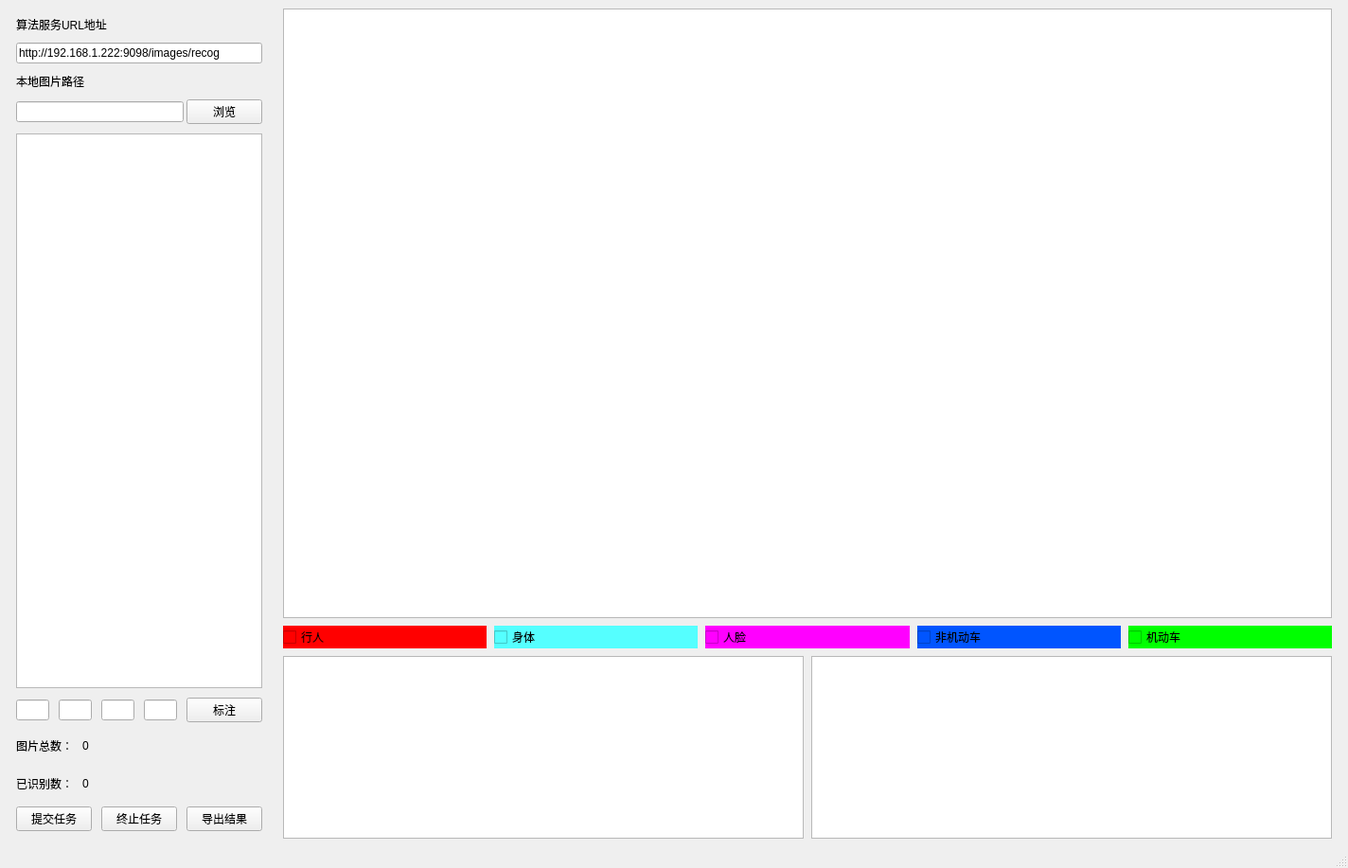
<?xml version="1.0" encoding="UTF-8"?>
<ui version="4.0">
 <class>IOESDemo</class>
 <widget class="QMainWindow" name="IOESDemo">
  <property name="geometry">
   <rect>
    <x>0</x>
    <y>0</y>
    <width>1424</width>
    <height>917</height>
   </rect>
  </property>
  <property name="windowTitle">
   <string>IOESDemo</string>
  </property>
  <widget class="QWidget" name="centralwidget">
   <property name="enabled">
    <bool>true</bool>
   </property>
   <layout class="QVBoxLayout" name="verticalLayout_3">
    <item>
     <layout class="QHBoxLayout" name="horizontalLayout_6" stretch="0,1">
      <property name="sizeConstraint">
       <enum>QLayout::SetFixedSize</enum>
      </property>
      <item>
       <layout class="QVBoxLayout" name="verticalLayout" stretch="0,0,0,0,20,0,1,1,1">
        <property name="spacing">
         <number>10</number>
        </property>
        <property name="sizeConstraint">
         <enum>QLayout::SetFixedSize</enum>
        </property>
        <property name="leftMargin">
         <number>8</number>
        </property>
        <property name="topMargin">
         <number>8</number>
        </property>
        <property name="rightMargin">
         <number>8</number>
        </property>
        <property name="bottomMargin">
         <number>8</number>
        </property>
        <item>
         <widget class="QLabel" name="label">
          <property name="text">
           <string>算法服务URL地址</string>
          </property>
         </widget>
        </item>
        <item>
         <widget class="QLineEdit" name="edtURL">
          <property name="text">
           <string>http://192.168.1.222:9098/images/recog</string>
          </property>
         </widget>
        </item>
        <item>
         <widget class="QLabel" name="label_2">
          <property name="text">
           <string>本地图片路径</string>
          </property>
         </widget>
        </item>
        <item>
         <layout class="QHBoxLayout" name="horizontalLayout_3" stretch="1,0">
          <property name="spacing">
           <number>3</number>
          </property>
          <item>
           <widget class="QLineEdit" name="edtImagePath">
            <property name="text">
             <string/>
            </property>
            <property name="readOnly">
             <bool>true</bool>
            </property>
           </widget>
          </item>
          <item>
           <widget class="QPushButton" name="btnBraws">
            <property name="text">
             <string>浏览</string>
            </property>
           </widget>
          </item>
         </layout>
        </item>
        <item>
         <widget class="QListWidget" name="listImages"/>
        </item>
        <item>
         <layout class="QHBoxLayout" name="horizontalLayout_9">
          <property name="sizeConstraint">
           <enum>QLayout::SetMinimumSize</enum>
          </property>
          <item>
           <widget class="QLineEdit" name="edtX">
            <property name="sizePolicy">
             <sizepolicy hsizetype="Ignored" vsizetype="Fixed">
              <horstretch>0</horstretch>
              <verstretch>0</verstretch>
             </sizepolicy>
            </property>
            <property name="statusTip">
             <string extracomment="x"/>
            </property>
            <property name="inputMethodHints">
             <set>Qt::ImhPreferNumbers</set>
            </property>
           </widget>
          </item>
          <item>
           <widget class="QLineEdit" name="edtY">
            <property name="sizePolicy">
             <sizepolicy hsizetype="Ignored" vsizetype="Fixed">
              <horstretch>0</horstretch>
              <verstretch>0</verstretch>
             </sizepolicy>
            </property>
            <property name="minimumSize">
             <size>
              <width>0</width>
              <height>0</height>
             </size>
            </property>
            <property name="statusTip">
             <string extracomment="y"/>
            </property>
            <property name="inputMethodHints">
             <set>Qt::ImhPreferNumbers</set>
            </property>
           </widget>
          </item>
          <item>
           <widget class="QLineEdit" name="edtW">
            <property name="sizePolicy">
             <sizepolicy hsizetype="Ignored" vsizetype="Fixed">
              <horstretch>0</horstretch>
              <verstretch>0</verstretch>
             </sizepolicy>
            </property>
            <property name="statusTip">
             <string extracomment="w"/>
            </property>
            <property name="inputMethodHints">
             <set>Qt::ImhPreferNumbers</set>
            </property>
           </widget>
          </item>
          <item>
           <widget class="QLineEdit" name="edtH">
            <property name="sizePolicy">
             <sizepolicy hsizetype="Ignored" vsizetype="Fixed">
              <horstretch>0</horstretch>
              <verstretch>0</verstretch>
             </sizepolicy>
            </property>
            <property name="statusTip">
             <string extracomment="h"/>
            </property>
            <property name="inputMethodHints">
             <set>Qt::ImhPreferNumbers</set>
            </property>
            <property name="text">
             <string/>
            </property>
           </widget>
          </item>
          <item>
           <widget class="QPushButton" name="btnMarkRect">
            <property name="text">
             <string>标注</string>
            </property>
           </widget>
          </item>
         </layout>
        </item>
        <item>
         <layout class="QHBoxLayout" name="horizontalLayout_7" stretch="0,1">
          <item>
           <widget class="QLabel" name="label_6">
            <property name="text">
             <string>图片总数：</string>
            </property>
           </widget>
          </item>
          <item>
           <widget class="QLabel" name="lblTotalImageNum">
            <property name="text">
             <string>0</string>
            </property>
           </widget>
          </item>
         </layout>
        </item>
        <item>
         <layout class="QHBoxLayout" name="horizontalLayout_2" stretch="0,1">
          <item>
           <widget class="QLabel" name="label_3">
            <property name="text">
             <string>已识别数：</string>
            </property>
           </widget>
          </item>
          <item>
           <widget class="QLabel" name="lblParsedImageNumber">
            <property name="text">
             <string>0</string>
            </property>
           </widget>
          </item>
         </layout>
        </item>
        <item>
         <layout class="QHBoxLayout" name="horizontalLayout">
          <item>
           <widget class="QPushButton" name="btnStartTask">
            <property name="text">
             <string>提交任务</string>
            </property>
           </widget>
          </item>
          <item>
           <widget class="QPushButton" name="btnStopTask">
            <property name="text">
             <string>终止任务</string>
            </property>
           </widget>
          </item>
          <item>
           <widget class="QPushButton" name="btnDumpResult">
            <property name="text">
             <string>导出结果</string>
            </property>
           </widget>
          </item>
         </layout>
        </item>
       </layout>
      </item>
      <item>
       <layout class="QVBoxLayout" name="verticalLayout_2" stretch="10,0,3">
        <property name="spacing">
         <number>8</number>
        </property>
        <property name="sizeConstraint">
         <enum>QLayout::SetFixedSize</enum>
        </property>
        <property name="leftMargin">
         <number>8</number>
        </property>
        <property name="topMargin">
         <number>0</number>
        </property>
        <property name="rightMargin">
         <number>8</number>
        </property>
        <property name="bottomMargin">
         <number>0</number>
        </property>
        <item>
         <widget class="QGraphicsView" name="gvPreview"/>
        </item>
        <item>
         <layout class="QHBoxLayout" name="horizontalLayout_4">
          <item>
           <widget class="QCheckBox" name="cbxPerson">
            <property name="autoFillBackground">
             <bool>false</bool>
            </property>
            <property name="styleSheet">
             <string notr="true">background-color: rgb(255, 0, 0);</string>
            </property>
            <property name="text">
             <string>行人</string>
            </property>
           </widget>
          </item>
          <item>
           <widget class="QCheckBox" name="cbxBody">
            <property name="styleSheet">
             <string notr="true">background-color: rgb(85, 255, 255);</string>
            </property>
            <property name="text">
             <string>身体</string>
            </property>
           </widget>
          </item>
          <item>
           <widget class="QCheckBox" name="cbxFace">
            <property name="styleSheet">
             <string notr="true">background-color: rgb(255, 0, 255);</string>
            </property>
            <property name="text">
             <string>人脸</string>
            </property>
           </widget>
          </item>
          <item>
           <widget class="QCheckBox" name="cbxBike">
            <property name="styleSheet">
             <string notr="true">background-color: rgb(0, 85, 255);</string>
            </property>
            <property name="text">
             <string>非机动车</string>
            </property>
           </widget>
          </item>
          <item>
           <widget class="QCheckBox" name="cbxCar">
            <property name="styleSheet">
             <string notr="true">background-color: rgb(0, 255, 0);</string>
            </property>
            <property name="text">
             <string>机动车</string>
            </property>
           </widget>
          </item>
         </layout>
        </item>
        <item>
         <layout class="QHBoxLayout" name="horizontalLayout_5" stretch="1,1">
          <item>
           <widget class="QTextBrowser" name="mtxtResponse"/>
          </item>
          <item>
           <widget class="QTextBrowser" name="mtxtParseResult"/>
          </item>
         </layout>
        </item>
       </layout>
      </item>
     </layout>
    </item>
   </layout>
  </widget>
  <widget class="QMenuBar" name="menubar">
   <property name="geometry">
    <rect>
     <x>0</x>
     <y>0</y>
     <width>1424</width>
     <height>23</height>
    </rect>
   </property>
  </widget>
  <widget class="QStatusBar" name="statusbar"/>
 </widget>
 <resources/>
 <connections/>
</ui>
